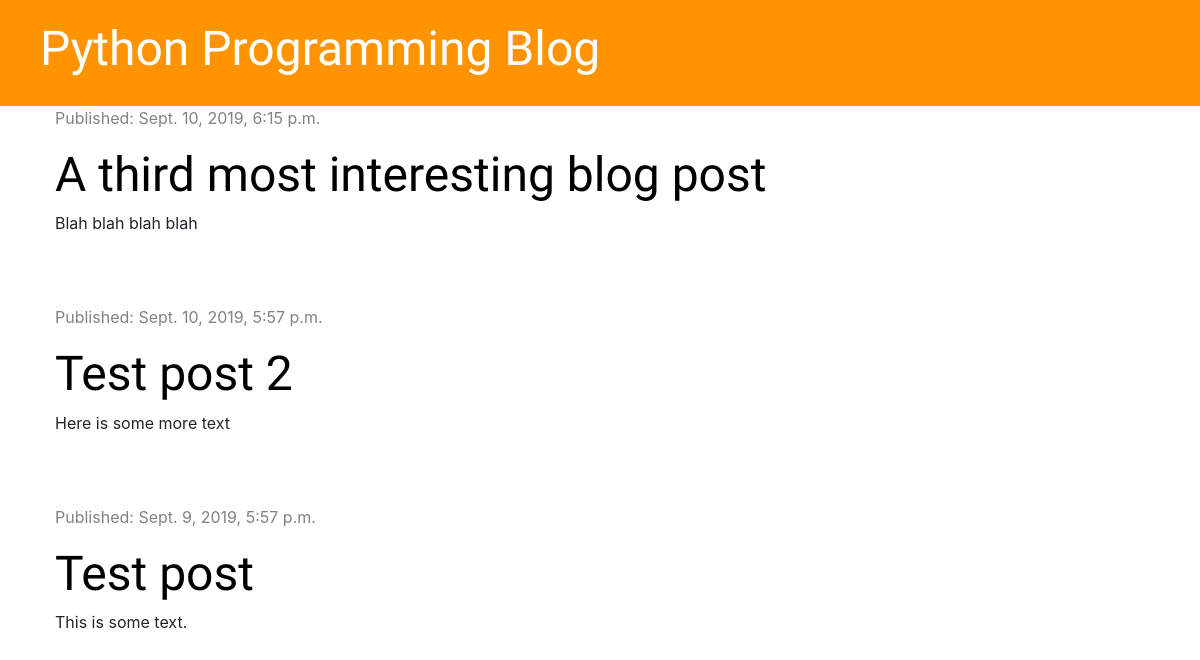
Before: / with the older database file.
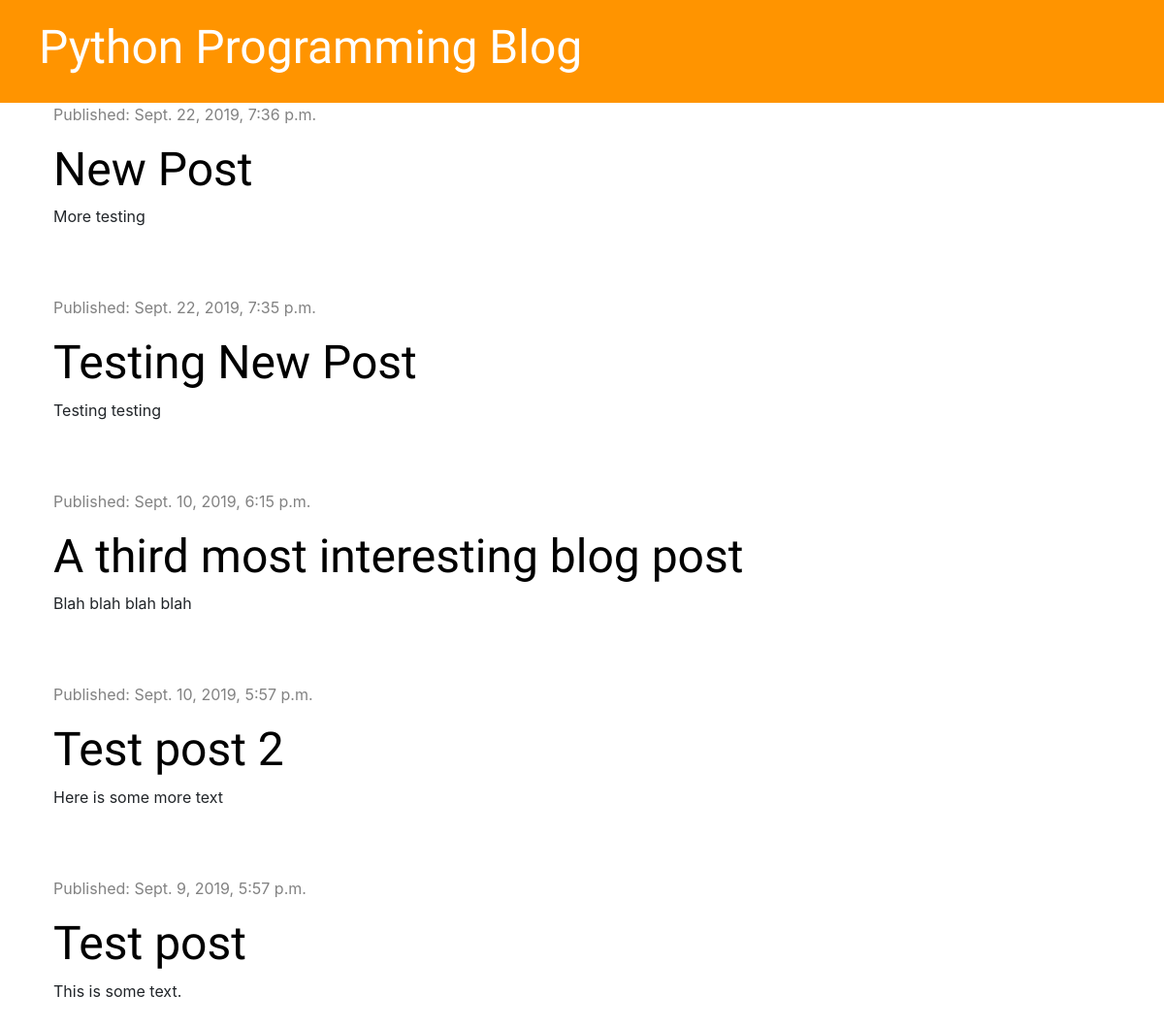
After: the same page with the newer database file.
### blog/models.py (models this page shows, shortened)
class Post(models.Model):
    author = models.ForeignKey('auth.User', on_delete=models.CASCADE)
    title = models.CharField(max_length=200)
    text = models.TextField()
    created_date = models.DateTimeField(default=timezone.now)
    published_date = models.DateTimeField(blank=True, null=True)

### blog/views.py (the view)
# urls.py: path('', views.post_list, name='post_list'),
def post_list(request):
    posts = Post.objects.filter(published_date__lte=timezone.now()).order_by('-published_date')
    stuff_for_frontend = {'posts': posts}
    return render(request, 'blog/post_list.html', stuff_for_frontend)

### blog/templates/blog/post_list.html
{% extends 'blog/base.html' %}
{% block content %}
    {% for post in posts %}
    <div class="post">
        <div class="date">
            <p>Published: {{ post.published_date }}</p>
        </div>
        <h1><a href="{% url 'post_detail' pk=post.pk %}">{{ post.title }}</a></h1>
        <p>{{ post.text|linebreaksbr }}</p>
    </div>
    {% endfor %}
{% endblock %}

### blog/templates/blog/base.html (shortened to what this page needs)
{% load staticfiles %}
<!DOCTYPE html>
<html lang="en">
<head>
    <link href="https://stackpath.bootstrapcdn.com/bootstrap/4.3.1/css/bootstrap.min.css" rel="stylesheet">
     <link href="{% static 'css/blog.css' %}" rel="stylesheet">
</head>
<body>
<div class="page-header">
    <h1><a href="{% url "post_list" %}">Python Programming Blog</a></h1>
</div>
<div class="content container">
    <div class="row">
        <div class="col-md-8">
            {% block content %}
            {% endblock %}
        </div>
    </div>
</div>
</body>
</html>

### blog/static/css/blog.css (style rules this page uses)
.page-header { background-color: #ff9400; margin-top: 0; padding: 20px 20px 20px 40px; }
.page-header h1, .page-header h1 a { color: #ffffff; font-size: 36pt; text-decoration: none; }
.content { margin-left: 40px; }
h1, h2, h3, h4 { font-family: 'Inconsolata', 'Droid Sans',serif; font-size: 48px; }
.date { color: #828282 }
.post { margin-bottom: 70px }
.post h1 a { color: #000000 }

Changed rows visible on the page:
added Post: published_date "Sept. 22, 2019, 7:36 p.m.", title "New Post", text "More testing"
added Post: published_date "Sept. 22, 2019, 7:35 p.m.", title "Testing New Post", text "Testing testing"
